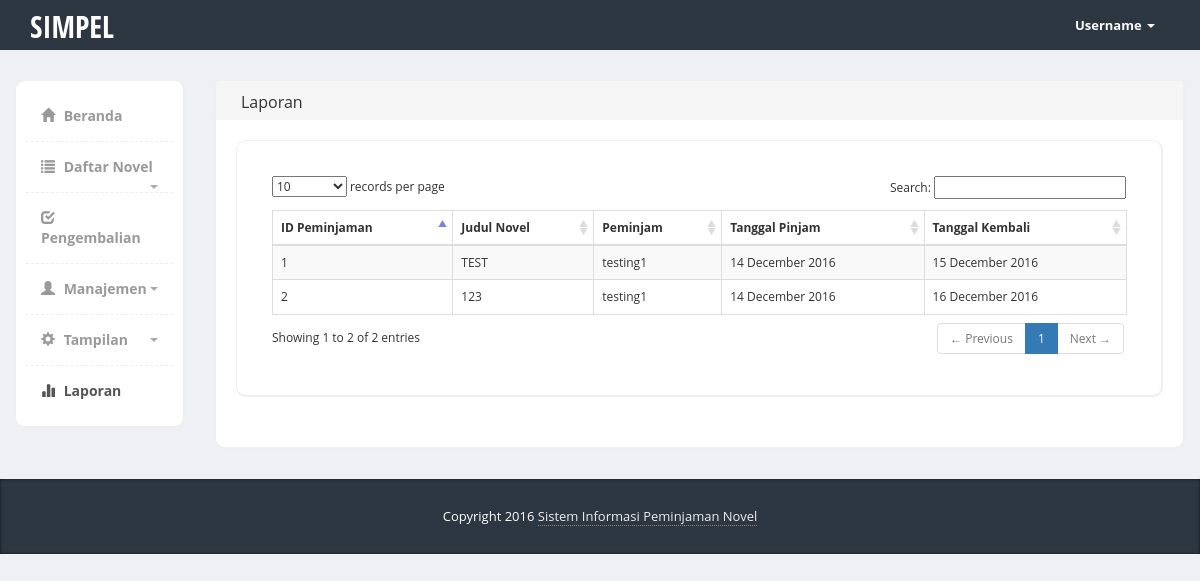
/index.php/admin_laporan, run on an earlier commit of the app's database.
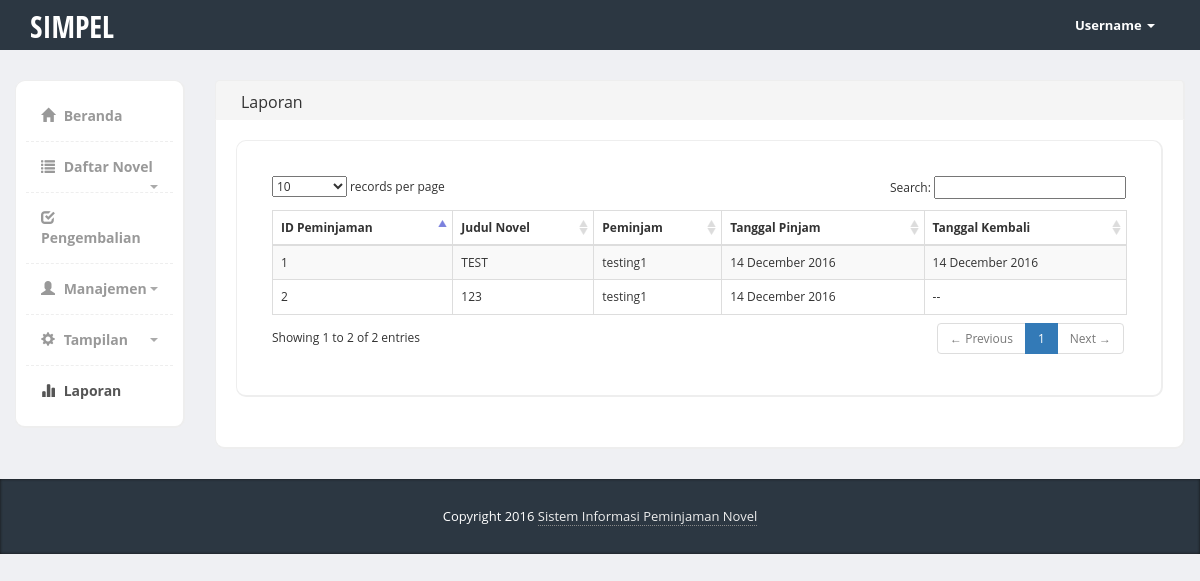
And on a later commit of the database.
### tables this page shows
CREATE TABLE `tbl_peminjaman` (
  `id_peminjaman` int(11) NOT NULL,
  `id_novel` int(11) NOT NULL,
  `id_user` int(11) NOT NULL,
  `tgl_pinjam` date NOT NULL,
  `tgl_kembali` date DEFAULT NULL
);

CREATE TABLE `tbl_novel` (
  `id_novel` int(11) NOT NULL,
  `judul` varchar(255) NOT NULL,
  `deskripsi` text NOT NULL,
  `gambar` text NOT NULL,
  `stok` int(11) NOT NULL
);

CREATE TABLE `tbl_user` (
  `id_user` int(11) NOT NULL,
  `nama` varchar(255) NOT NULL,
  `alamat` text NOT NULL,
  `email` varchar(255) NOT NULL,
  `no_telp` varchar(255) NOT NULL,
  `jenis_kelamin` enum('0','1') NOT NULL
);

### application/controllers/Admin_laporan.php (called while the page is built, shortened)
<?php
class Admin_laporan extends CI_Controller {
	public function __construct() {
		$this->load->model('m_peminjaman');
    }
	public function index()
	{
		$this->load->view('admin_header');
		$this->load->view('admin_laporan');
	}
}

### index.php (called while the page is built, shortened)
<?php
require_once BASEPATH.'core/CodeIgniter.php';

### application/models/M_peminjaman.php (called while the page is built, shortened)
<?php
class M_peminjaman extends CI_Model {
	public function tampil_peminjaman() {
        $sql = "select * from tbl_peminjaman
				inner join tbl_novel on tbl_novel.id_novel = tbl_peminjaman.id_novel
				inner join tbl_user on tbl_user.id_user = tbl_peminjaman.id_user
				order by tbl_peminjaman.id_peminjaman desc";
        return $this->db->query($sql);
    }
}
?>

### application/views/admin_laporan.php (the view)
				<div class="col-md-10">
					<div class="row">
						<div class="col-md-12">
							<div class="content-box-header panel-heading">
								<div class="panel-title ">Laporan</div>
							</div>
							<div class="content-box-large box-with-header">
								<div class="content-box-large">
									<div class="panel-body">
										<table cellpadding="0" cellspacing="0" border="0" class="table table-striped table-bordered" id="example">
											<thead>
												<tr>
													<th>ID Peminjaman</th>
													<th>Judul Novel</th>
													<th>Peminjam</th>
													<th>Tanggal Pinjam</th>
													<th>Tanggal Kembali</th>
												</tr>
											</thead>
											<tbody>
												<?php
													$query = $this->m_peminjaman->tampil_peminjaman();
													foreach($query->result() as $row){
												?>
												<tr>
													<td><?php echo $row->id_peminjaman; ?></td>
													<td><?php echo $row->judul; ?></td>
													<td><?php echo $row->nama; ?></td>
													<td><?php echo date('d F Y',strtotime($row->tgl_pinjam)); ?></td>
													<td><?php if($row->tgl_kembali == NULL){ echo '--'; }else{ echo date('d F Y',strtotime($row->tgl_kembali)); } ?></td>
												</tr>
												<?php
													}
												?>
											</tbody>
										</table>
									</div>
								</div>
							</div>
						</div>
					</div>
				</div>
			</div>
		</div>
		<footer>
			<div class="container">
				<div class="copy text-center">
				   Copyright 2016 <a href="<?php echo site_url(); ?>admin_beranda">Sistem Informasi Peminjaman Novel</a>
				</div>
			</div>
		</footer>
	</body>
</html>

What changed in the data, as far as the page shows it:
changed tbl_peminjaman id 2: tgl_kembali "16 December 2016" → (not shown); now shows "--"
changed tbl_peminjaman "TEST": tgl_kembali "15 December 2016" → "14 December 2016"
